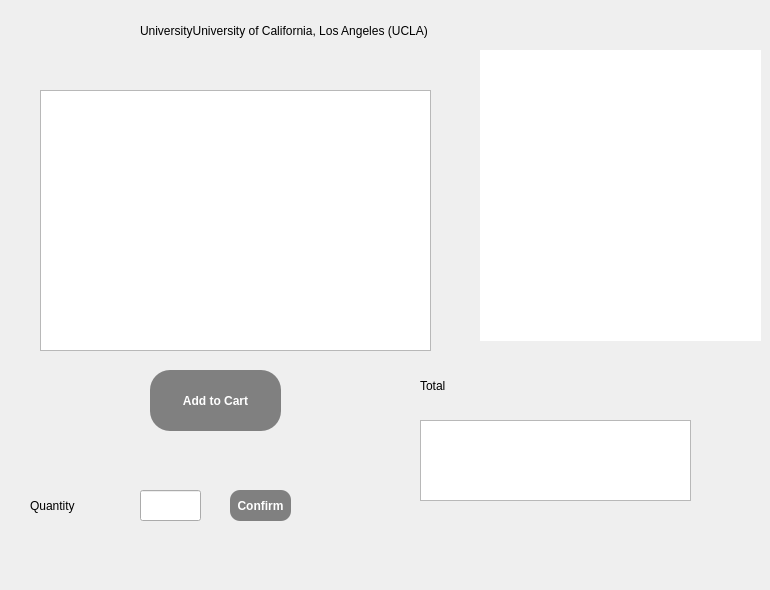
   <widget class="QWidget" name="page_12">
    <widget class="QGraphicsView" name="ucla_view_2">
     <property name="geometry">
      <rect>
       <x>480</x>
       <y>50</y>
       <width>281</width>
       <height>291</height>
      </rect>
     </property>
     <property name="styleSheet">
      <string notr="true">QGraphicsView {
	background-image: url('res/ucla_logo.png');
    background-repeat: no-repeat;
    background-position: center center;
	border-style: groove;
	border-radius: 40px;
}</string>
     </property>
    </widget>
    <widget class="QLabel" name="ucla_title_2">
     <property name="geometry">
      <rect>
       <x>140</x>
       <y>0</y>
       <width>561</width>
       <height>61</height>
      </rect>
     </property>
     <property name="text">
      <string>UniversityUniversity of California, Los Angeles (UCLA)</string>
     </property>
    </widget>
    <widget class="QTableWidget" name="tableWidget_ucla">
     <property name="geometry">
      <rect>
       <x>40</x>
       <y>90</y>
       <width>391</width>
       <height>261</height>
      </rect>
     </property>
     <property name="editTriggers">
      <set>QAbstractItemView::NoEditTriggers</set>
     </property>
    </widget>
    <widget class="QPushButton" name="pushButton_selectPurchase_ucla_2">
     <property name="geometry">
      <rect>
       <x>150</x>
       <y>370</y>
       <width>131</width>
       <height>61</height>
      </rect>
     </property>
     <property name="styleSheet">
      <string notr="true">QPushButton {
	background-color: gray;
	border-style: inset;
	color: white;
	font-weight: bold;
	border-radius: 20px;
}

QPushButton:hover {
	background-color: lightgray;
	color: black;	
}</string>
     </property>
     <property name="text">
      <string>Add to Cart</string>
     </property>
    </widget>
    <widget class="QTableWidget" name="tableWidget_totalucla_2">
     <property name="geometry">
      <rect>
       <x>420</x>
       <y>420</y>
       <width>271</width>
       <height>81</height>
      </rect>
     </property>
    </widget>
    <widget class="QLabel" name="label_totalUcla_2">
     <property name="geometry">
      <rect>
       <x>420</x>
       <y>370</y>
       <width>71</width>
       <height>31</height>
      </rect>
     </property>
     <property name="text">
      <string>Total</string>
     </property>
    </widget>
    <widget class="QPushButton" name="next_11">
     <property name="geometry">
      <rect>
       <x>700</x>
       <y>520</y>
       <width>61</width>
       <height>61</height>
      </rect>
     </property>
     <property name="styleSheet">
      <string notr="true">QPushButton {
	background-image: url('res/nxt.png');
    background-repeat: no-repeat;
    background-position: center center;
	border-style: inset;
	border-radius: 30px;
}</string>
     </property>
     <property name="text">
      <string/>
     </property>
    </widget>
    <widget class="QLineEdit" name="lineEdit_quantity_ucla">
     <property name="geometry">
      <rect>
       <x>140</x>
       <y>490</y>
       <width>61</width>
       <height>31</height>
      </rect>
     </property>
    </widget>
    <widget class="QPushButton" name="pushButton_quantityUcla">
     <property name="geometry">
      <rect>
       <x>230</x>
       <y>490</y>
       <width>61</width>
       <height>31</height>
      </rect>
     </property>
     <property name="styleSheet">
      <string notr="true">QPushButton {
	background-color: gray;
	border-style: inset;
	color: white;
	font-weight: bold;
	border-radius: 10px;
}

QPushButton:hover {
	background-color: lightgray;
	color: black;	
}</string>
     </property>
     <property name="text">
      <string>Confirm</string>
     </property>
    </widget>
    <widget class="QLabel" name="label_QUcla">
     <property name="geometry">
      <rect>
       <x>30</x>
       <y>490</y>
       <width>91</width>
       <height>31</height>
      </rect>
     </property>
     <property name="text">
      <string>Quantity</string>
     </property>
    </widget>
   </widget>
